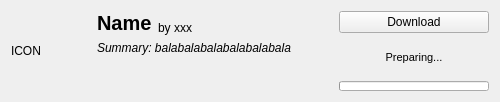
<?xml version="1.0" encoding="UTF-8"?>
<ui version="4.0">
 <class>CurseforgeModItemWidget</class>
 <widget class="QWidget" name="CurseforgeModItemWidget">
  <property name="geometry">
   <rect>
    <x>0</x>
    <y>0</y>
    <width>500</width>
    <height>102</height>
   </rect>
  </property>
  <property name="windowTitle">
   <string>Form</string>
  </property>
  <layout class="QGridLayout" name="gridLayout">
   <item row="0" column="0" rowspan="2">
    <widget class="QLabel" name="modIcon">
     <property name="sizePolicy">
      <sizepolicy hsizetype="Fixed" vsizetype="Fixed">
       <horstretch>0</horstretch>
       <verstretch>0</verstretch>
      </sizepolicy>
     </property>
     <property name="minimumSize">
      <size>
       <width>80</width>
       <height>80</height>
      </size>
     </property>
     <property name="maximumSize">
      <size>
       <width>80</width>
       <height>80</height>
      </size>
     </property>
     <property name="text">
      <string>ICON</string>
     </property>
     <property name="wordWrap">
      <bool>false</bool>
     </property>
    </widget>
   </item>
   <item row="0" column="1">
    <widget class="QLabel" name="modName">
     <property name="sizePolicy">
      <sizepolicy hsizetype="Preferred" vsizetype="Minimum">
       <horstretch>0</horstretch>
       <verstretch>0</verstretch>
      </sizepolicy>
     </property>
     <property name="font">
      <font>
       <pointsize>15</pointsize>
       <weight>75</weight>
       <bold>true</bold>
      </font>
     </property>
     <property name="text">
      <string>Name</string>
     </property>
     <property name="wordWrap">
      <bool>false</bool>
     </property>
    </widget>
   </item>
   <item row="0" column="2">
    <widget class="QLabel" name="modAuthors">
     <property name="sizePolicy">
      <sizepolicy hsizetype="Expanding" vsizetype="Preferred">
       <horstretch>0</horstretch>
       <verstretch>0</verstretch>
      </sizepolicy>
     </property>
     <property name="text">
      <string>by xxx</string>
     </property>
     <property name="alignment">
      <set>Qt::AlignBottom|Qt::AlignLeading|Qt::AlignLeft</set>
     </property>
    </widget>
   </item>
   <item row="0" column="3" rowspan="2">
    <layout class="QVBoxLayout" name="verticalLayout">
     <item>
      <widget class="QPushButton" name="downloadButton">
       <property name="sizePolicy">
        <sizepolicy hsizetype="Fixed" vsizetype="Fixed">
         <horstretch>0</horstretch>
         <verstretch>0</verstretch>
        </sizepolicy>
       </property>
       <property name="minimumSize">
        <size>
         <width>150</width>
         <height>0</height>
        </size>
       </property>
       <property name="maximumSize">
        <size>
         <width>150</width>
         <height>16777215</height>
        </size>
       </property>
       <property name="text">
        <string>Download</string>
       </property>
      </widget>
     </item>
     <item>
      <widget class="QLabel" name="downloadSpeedText">
       <property name="font">
        <font>
         <pointsize>8</pointsize>
        </font>
       </property>
       <property name="text">
        <string>Preparing...</string>
       </property>
       <property name="alignment">
        <set>Qt::AlignCenter</set>
       </property>
      </widget>
     </item>
     <item>
      <widget class="QProgressBar" name="downloadProgress">
       <property name="enabled">
        <bool>true</bool>
       </property>
       <property name="sizePolicy">
        <sizepolicy hsizetype="Minimum" vsizetype="Fixed">
         <horstretch>0</horstretch>
         <verstretch>0</verstretch>
        </sizepolicy>
       </property>
       <property name="minimumSize">
        <size>
         <width>150</width>
         <height>0</height>
        </size>
       </property>
       <property name="maximumSize">
        <size>
         <width>150</width>
         <height>10</height>
        </size>
       </property>
       <property name="value">
        <number>0</number>
       </property>
       <property name="textVisible">
        <bool>false</bool>
       </property>
       <property name="invertedAppearance">
        <bool>false</bool>
       </property>
       <property name="textDirection">
        <enum>QProgressBar::TopToBottom</enum>
       </property>
      </widget>
     </item>
    </layout>
   </item>
   <item row="1" column="1" colspan="2">
    <widget class="QLabel" name="modSummary">
     <property name="sizePolicy">
      <sizepolicy hsizetype="Preferred" vsizetype="Expanding">
       <horstretch>0</horstretch>
       <verstretch>0</verstretch>
      </sizepolicy>
     </property>
     <property name="font">
      <font>
       <italic>true</italic>
      </font>
     </property>
     <property name="text">
      <string>Summary: balabalabalabalabalabala</string>
     </property>
     <property name="alignment">
      <set>Qt::AlignLeading|Qt::AlignLeft|Qt::AlignTop</set>
     </property>
     <property name="wordWrap">
      <bool>true</bool>
     </property>
    </widget>
   </item>
  </layout>
 </widget>
 <resources/>
 <connections/>
</ui>
